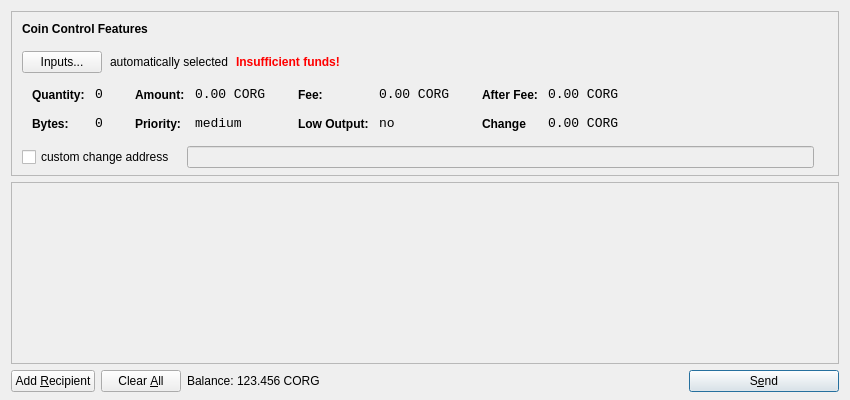
<?xml version="1.0" encoding="UTF-8"?>
<ui version="4.0">
 <class>SendCoinsDialog</class>
 <widget class="QDialog" name="SendCoinsDialog">
  <property name="geometry">
   <rect>
    <x>0</x>
    <y>0</y>
    <width>850</width>
    <height>400</height>
   </rect>
  </property>
  <property name="windowTitle">
   <string>Send Coins</string>
  </property>
  <layout class="QVBoxLayout" name="verticalLayout" stretch="0,1,0">
   <property name="bottomMargin">
    <number>8</number>
   </property>
   <item>
    <widget class="QFrame" name="frameCoinControl">
     <property name="sizePolicy">
      <sizepolicy hsizetype="Expanding" vsizetype="Expanding">
       <horstretch>0</horstretch>
       <verstretch>0</verstretch>
      </sizepolicy>
     </property>
     <property name="maximumSize">
      <size>
       <width>16777215</width>
       <height>16777215</height>
      </size>
     </property>
     <property name="frameShape">
      <enum>QFrame::StyledPanel</enum>
     </property>
     <property name="frameShadow">
      <enum>QFrame::Sunken</enum>
     </property>
     <layout class="QVBoxLayout" name="verticalLayoutCoinControl2">
      <property name="spacing">
       <number>-1</number>
      </property>
      <property name="leftMargin">
       <number>0</number>
      </property>
      <property name="topMargin">
       <number>0</number>
      </property>
      <property name="rightMargin">
       <number>0</number>
      </property>
      <property name="bottomMargin">
       <number>6</number>
      </property>
      <item>
       <layout class="QVBoxLayout" name="verticalLayoutCoinControl" stretch="0,0,0,0,1">
        <property name="spacing">
         <number>0</number>
        </property>
        <property name="leftMargin">
         <number>10</number>
        </property>
        <property name="topMargin">
         <number>10</number>
        </property>
        <item>
         <layout class="QHBoxLayout" name="horizontalLayoutCoinControl1">
          <property name="bottomMargin">
           <number>15</number>
          </property>
          <item>
           <widget class="QLabel" name="labelCoinControlFeatures">
            <property name="sizePolicy">
             <sizepolicy hsizetype="Preferred" vsizetype="Maximum">
              <horstretch>0</horstretch>
              <verstretch>0</verstretch>
             </sizepolicy>
            </property>
            <property name="font">
             <font>
              <weight>75</weight>
              <bold>true</bold>
             </font>
            </property>
            <property name="styleSheet">
             <string notr="true">font-weight:bold;</string>
            </property>
            <property name="text">
             <string>Coin Control Features</string>
            </property>
           </widget>
          </item>
         </layout>
        </item>
        <item>
         <layout class="QHBoxLayout" name="horizontalLayoutCoinControl2" stretch="0,0,0,0">
          <property name="spacing">
           <number>8</number>
          </property>
          <property name="bottomMargin">
           <number>10</number>
          </property>
          <item>
           <widget class="QPushButton" name="pushButtonCoinControl">
            <property name="styleSheet">
             <string notr="true"/>
            </property>
            <property name="text">
             <string>Inputs...</string>
            </property>
           </widget>
          </item>
          <item>
           <widget class="QLabel" name="labelCoinControlAutomaticallySelected">
            <property name="text">
             <string>automatically selected</string>
            </property>
            <property name="margin">
             <number>5</number>
            </property>
           </widget>
          </item>
          <item>
           <widget class="QLabel" name="labelCoinControlInsuffFunds">
            <property name="font">
             <font>
              <weight>75</weight>
              <bold>true</bold>
             </font>
            </property>
            <property name="styleSheet">
             <string notr="true">color:red;font-weight:bold;</string>
            </property>
            <property name="text">
             <string>Insufficient funds!</string>
            </property>
            <property name="margin">
             <number>5</number>
            </property>
           </widget>
          </item>
          <item>
           <spacer name="horizontalSpacerCoinControl">
            <property name="orientation">
             <enum>Qt::Horizontal</enum>
            </property>
            <property name="sizeHint" stdset="0">
             <size>
              <width>40</width>
              <height>1</height>
             </size>
            </property>
           </spacer>
          </item>
         </layout>
        </item>
        <item>
         <widget class="QWidget" name="widgetCoinControl" native="true">
          <property name="sizePolicy">
           <sizepolicy hsizetype="Preferred" vsizetype="Preferred">
            <horstretch>0</horstretch>
            <verstretch>0</verstretch>
           </sizepolicy>
          </property>
          <property name="minimumSize">
           <size>
            <width>0</width>
            <height>0</height>
           </size>
          </property>
          <property name="styleSheet">
           <string notr="true"/>
          </property>
          <layout class="QHBoxLayout" name="horizontalLayoutCoinControl5">
           <property name="margin">
            <number>0</number>
           </property>
           <item>
            <layout class="QHBoxLayout" name="horizontalLayoutCoinControl3" stretch="0,0,0,1">
             <property name="spacing">
              <number>20</number>
             </property>
             <property name="topMargin">
              <number>0</number>
             </property>
             <property name="bottomMargin">
              <number>10</number>
             </property>
             <item>
              <layout class="QFormLayout" name="formLayoutCoinControl1">
               <property name="horizontalSpacing">
                <number>10</number>
               </property>
               <property name="verticalSpacing">
                <number>14</number>
               </property>
               <property name="leftMargin">
                <number>10</number>
               </property>
               <property name="topMargin">
                <number>4</number>
               </property>
               <property name="rightMargin">
                <number>6</number>
               </property>
               <item row="0" column="0">
                <widget class="QLabel" name="labelCoinControlQuantityText">
                 <property name="styleSheet">
                  <string notr="true">font-weight:bold;</string>
                 </property>
                 <property name="text">
                  <string>Quantity:</string>
                 </property>
                 <property name="margin">
                  <number>0</number>
                 </property>
                </widget>
               </item>
               <item row="0" column="1">
                <widget class="QLabel" name="labelCoinControlQuantity">
                 <property name="font">
                  <font>
                   <family>Monospace</family>
                   <pointsize>10</pointsize>
                  </font>
                 </property>
                 <property name="cursor">
                  <cursorShape>IBeamCursor</cursorShape>
                 </property>
                 <property name="contextMenuPolicy">
                  <enum>Qt::ActionsContextMenu</enum>
                 </property>
                 <property name="text">
                  <string>0</string>
                 </property>
                 <property name="margin">
                  <number>0</number>
                 </property>
                 <property name="textInteractionFlags">
                  <set>Qt::LinksAccessibleByMouse|Qt::TextSelectableByKeyboard|Qt::TextSelectableByMouse</set>
                 </property>
                </widget>
               </item>
               <item row="1" column="0">
                <widget class="QLabel" name="labelCoinControlBytesText">
                 <property name="styleSheet">
                  <string notr="true">font-weight:bold;</string>
                 </property>
                 <property name="text">
                  <string>Bytes:</string>
                 </property>
                </widget>
               </item>
               <item row="1" column="1">
                <widget class="QLabel" name="labelCoinControlBytes">
                 <property name="font">
                  <font>
                   <family>Monospace</family>
                   <pointsize>10</pointsize>
                  </font>
                 </property>
                 <property name="cursor">
                  <cursorShape>IBeamCursor</cursorShape>
                 </property>
                 <property name="contextMenuPolicy">
                  <enum>Qt::ActionsContextMenu</enum>
                 </property>
                 <property name="text">
                  <string>0</string>
                 </property>
                 <property name="textInteractionFlags">
                  <set>Qt::LinksAccessibleByMouse|Qt::TextSelectableByKeyboard|Qt::TextSelectableByMouse</set>
                 </property>
                </widget>
               </item>
              </layout>
             </item>
             <item>
              <layout class="QFormLayout" name="formLayoutCoinControl2">
               <property name="horizontalSpacing">
                <number>10</number>
               </property>
               <property name="verticalSpacing">
                <number>14</number>
               </property>
               <property name="leftMargin">
                <number>6</number>
               </property>
               <property name="topMargin">
                <number>4</number>
               </property>
               <property name="rightMargin">
                <number>6</number>
               </property>
               <item row="0" column="0">
                <widget class="QLabel" name="labelCoinControlAmountText">
                 <property name="styleSheet">
                  <string notr="true">font-weight:bold;</string>
                 </property>
                 <property name="text">
                  <string>Amount:</string>
                 </property>
                 <property name="margin">
                  <number>0</number>
                 </property>
                </widget>
               </item>
               <item row="0" column="1">
                <widget class="QLabel" name="labelCoinControlAmount">
                 <property name="font">
                  <font>
                   <family>Monospace</family>
                   <pointsize>10</pointsize>
                  </font>
                 </property>
                 <property name="cursor">
                  <cursorShape>IBeamCursor</cursorShape>
                 </property>
                 <property name="contextMenuPolicy">
                  <enum>Qt::ActionsContextMenu</enum>
                 </property>
                 <property name="text">
                  <string>0.00 CORG</string>
                 </property>
                 <property name="textInteractionFlags">
                  <set>Qt::LinksAccessibleByMouse|Qt::TextSelectableByKeyboard|Qt::TextSelectableByMouse</set>
                 </property>
                </widget>
               </item>
               <item row="1" column="0">
                <widget class="QLabel" name="labelCoinControlPriorityText">
                 <property name="styleSheet">
                  <string notr="true">font-weight:bold;</string>
                 </property>
                 <property name="text">
                  <string>Priority:</string>
                 </property>
                </widget>
               </item>
               <item row="1" column="1">
                <widget class="QLabel" name="labelCoinControlPriority">
                 <property name="font">
                  <font>
                   <family>Monospace</family>
                   <pointsize>10</pointsize>
                  </font>
                 </property>
                 <property name="cursor">
                  <cursorShape>IBeamCursor</cursorShape>
                 </property>
                 <property name="contextMenuPolicy">
                  <enum>Qt::ActionsContextMenu</enum>
                 </property>
                 <property name="text">
                  <string>medium</string>
                 </property>
                 <property name="textInteractionFlags">
                  <set>Qt::LinksAccessibleByMouse|Qt::TextSelectableByKeyboard|Qt::TextSelectableByMouse</set>
                 </property>
                </widget>
               </item>
              </layout>
             </item>
             <item>
              <layout class="QFormLayout" name="formLayoutCoinControl3">
               <property name="horizontalSpacing">
                <number>10</number>
               </property>
               <property name="verticalSpacing">
                <number>14</number>
               </property>
               <property name="leftMargin">
                <number>6</number>
               </property>
               <property name="topMargin">
                <number>4</number>
               </property>
               <property name="rightMargin">
                <number>6</number>
               </property>
               <item row="0" column="0">
                <widget class="QLabel" name="labelCoinControlFeeText">
                 <property name="styleSheet">
                  <string notr="true">font-weight:bold;</string>
                 </property>
                 <property name="text">
                  <string>Fee:</string>
                 </property>
                 <property name="margin">
                  <number>0</number>
                 </property>
                </widget>
               </item>
               <item row="0" column="1">
                <widget class="QLabel" name="labelCoinControlFee">
                 <property name="font">
                  <font>
                   <family>Monospace</family>
                   <pointsize>10</pointsize>
                  </font>
                 </property>
                 <property name="cursor">
                  <cursorShape>IBeamCursor</cursorShape>
                 </property>
                 <property name="contextMenuPolicy">
                  <enum>Qt::ActionsContextMenu</enum>
                 </property>
                 <property name="text">
                  <string>0.00 CORG</string>
                 </property>
                 <property name="textInteractionFlags">
                  <set>Qt::LinksAccessibleByMouse|Qt::TextSelectableByKeyboard|Qt::TextSelectableByMouse</set>
                 </property>
                </widget>
               </item>
               <item row="1" column="0">
                <widget class="QLabel" name="labelCoinControlLowOutputText">
                 <property name="styleSheet">
                  <string notr="true">font-weight:bold;</string>
                 </property>
                 <property name="text">
                  <string>Low Output:</string>
                 </property>
                </widget>
               </item>
               <item row="1" column="1">
                <widget class="QLabel" name="labelCoinControlLowOutput">
                 <property name="font">
                  <font>
                   <family>Monospace</family>
                   <pointsize>10</pointsize>
                  </font>
                 </property>
                 <property name="cursor">
                  <cursorShape>IBeamCursor</cursorShape>
                 </property>
                 <property name="contextMenuPolicy">
                  <enum>Qt::ActionsContextMenu</enum>
                 </property>
                 <property name="text">
                  <string>no</string>
                 </property>
                 <property name="textInteractionFlags">
                  <set>Qt::LinksAccessibleByMouse|Qt::TextSelectableByKeyboard|Qt::TextSelectableByMouse</set>
                 </property>
                </widget>
               </item>
              </layout>
             </item>
             <item>
              <layout class="QFormLayout" name="formLayoutCoinControl4">
               <property name="horizontalSpacing">
                <number>10</number>
               </property>
               <property name="verticalSpacing">
                <number>14</number>
               </property>
               <property name="leftMargin">
                <number>6</number>
               </property>
               <property name="topMargin">
                <number>4</number>
               </property>
               <property name="rightMargin">
                <number>6</number>
               </property>
               <item row="0" column="0">
                <widget class="QLabel" name="labelCoinControlAfterFeeText">
                 <property name="styleSheet">
                  <string notr="true">font-weight:bold;</string>
                 </property>
                 <property name="text">
                  <string>After Fee:</string>
                 </property>
                 <property name="margin">
                  <number>0</number>
                 </property>
                </widget>
               </item>
               <item row="0" column="1">
                <widget class="QLabel" name="labelCoinControlAfterFee">
                 <property name="font">
                  <font>
                   <family>Monospace</family>
                   <pointsize>10</pointsize>
                  </font>
                 </property>
                 <property name="cursor">
                  <cursorShape>IBeamCursor</cursorShape>
                 </property>
                 <property name="contextMenuPolicy">
                  <enum>Qt::ActionsContextMenu</enum>
                 </property>
                 <property name="text">
                  <string>0.00 CORG</string>
                 </property>
                 <property name="textInteractionFlags">
                  <set>Qt::LinksAccessibleByMouse|Qt::TextSelectableByKeyboard|Qt::TextSelectableByMouse</set>
                 </property>
                </widget>
               </item>
               <item row="1" column="0">
                <widget class="QLabel" name="labelCoinControlChangeText">
                 <property name="styleSheet">
                  <string notr="true">font-weight:bold;</string>
                 </property>
                 <property name="text">
                  <string>Change</string>
                 </property>
                </widget>
               </item>
               <item row="1" column="1">
                <widget class="QLabel" name="labelCoinControlChange">
                 <property name="font">
                  <font>
                   <family>Monospace</family>
                   <pointsize>10</pointsize>
                  </font>
                 </property>
                 <property name="cursor">
                  <cursorShape>IBeamCursor</cursorShape>
                 </property>
                 <property name="contextMenuPolicy">
                  <enum>Qt::ActionsContextMenu</enum>
                 </property>
                 <property name="text">
                  <string>0.00 CORG</string>
                 </property>
                 <property name="textInteractionFlags">
                  <set>Qt::LinksAccessibleByMouse|Qt::TextSelectableByKeyboard|Qt::TextSelectableByMouse</set>
                 </property>
                </widget>
               </item>
              </layout>
             </item>
            </layout>
           </item>
          </layout>
         </widget>
        </item>
        <item>
         <layout class="QHBoxLayout" name="horizontalLayoutCoinControl4" stretch="0,0,0">
          <property name="spacing">
           <number>12</number>
          </property>
          <property name="sizeConstraint">
           <enum>QLayout::SetDefaultConstraint</enum>
          </property>
          <property name="topMargin">
           <number>5</number>
          </property>
          <property name="rightMargin">
           <number>5</number>
          </property>
          <item>
           <widget class="QCheckBox" name="checkBoxCoinControlChange">
            <property name="text">
             <string>custom change address</string>
            </property>
           </widget>
          </item>
          <item>
           <widget class="QLineEdit" name="lineEditCoinControlChange">
            <property name="enabled">
             <bool>false</bool>
            </property>
            <property name="sizePolicy">
             <sizepolicy hsizetype="Expanding" vsizetype="Fixed">
              <horstretch>0</horstretch>
              <verstretch>0</verstretch>
             </sizepolicy>
            </property>
           </widget>
          </item>
          <item>
           <widget class="QLabel" name="labelCoinControlChangeLabel">
            <property name="sizePolicy">
             <sizepolicy hsizetype="Preferred" vsizetype="Expanding">
              <horstretch>0</horstretch>
              <verstretch>0</verstretch>
             </sizepolicy>
            </property>
            <property name="minimumSize">
             <size>
              <width>0</width>
              <height>0</height>
             </size>
            </property>
            <property name="text">
             <string/>
            </property>
            <property name="margin">
             <number>3</number>
            </property>
           </widget>
          </item>
         </layout>
        </item>
        <item>
         <spacer name="verticalSpacerCoinControl">
          <property name="orientation">
           <enum>Qt::Vertical</enum>
          </property>
          <property name="sizeHint" stdset="0">
           <size>
            <width>800</width>
            <height>1</height>
           </size>
          </property>
         </spacer>
        </item>
       </layout>
      </item>
     </layout>
    </widget>
   </item>
   <item>
    <widget class="QScrollArea" name="scrollArea">
     <property name="widgetResizable">
      <bool>true</bool>
     </property>
     <widget class="QWidget" name="scrollAreaWidgetContents">
      <property name="geometry">
       <rect>
        <x>0</x>
        <y>0</y>
        <width>830</width>
        <height>165</height>
       </rect>
      </property>
      <layout class="QVBoxLayout" name="verticalLayout_2">
       <property name="margin">
        <number>0</number>
       </property>
       <item>
        <layout class="QVBoxLayout" name="entries">
         <property name="spacing">
          <number>6</number>
         </property>
        </layout>
       </item>
       <item>
        <spacer name="verticalSpacer">
         <property name="orientation">
          <enum>Qt::Vertical</enum>
         </property>
         <property name="sizeHint" stdset="0">
          <size>
           <width>20</width>
           <height>40</height>
          </size>
         </property>
        </spacer>
       </item>
      </layout>
     </widget>
    </widget>
   </item>
   <item>
    <layout class="QHBoxLayout" name="horizontalLayout">
     <item>
      <widget class="QPushButton" name="addButton">
       <property name="toolTip">
        <string>Send to multiple recipients at once</string>
       </property>
       <property name="text">
        <string>Add &amp;Recipient</string>
       </property>
       <property name="icon">
        <iconset resource="../bitcoin.qrc">
         <normaloff>:/icons/add</normaloff>:/icons/add</iconset>
       </property>
       <property name="autoDefault">
        <bool>false</bool>
       </property>
      </widget>
     </item>
     <item>
      <widget class="QPushButton" name="clearButton">
       <property name="sizePolicy">
        <sizepolicy hsizetype="Minimum" vsizetype="Fixed">
         <horstretch>0</horstretch>
         <verstretch>0</verstretch>
        </sizepolicy>
       </property>
       <property name="toolTip">
        <string>Remove all transaction fields</string>
       </property>
       <property name="text">
        <string>Clear &amp;All</string>
       </property>
       <property name="icon">
        <iconset resource="../bitcoin.qrc">
         <normaloff>:/icons/remove</normaloff>:/icons/remove</iconset>
       </property>
       <property name="autoRepeatDelay">
        <number>300</number>
       </property>
       <property name="autoDefault">
        <bool>false</bool>
       </property>
      </widget>
     </item>
     <item>
      <layout class="QHBoxLayout" name="horizontalLayout_2">
       <property name="spacing">
        <number>3</number>
       </property>
       <item>
        <widget class="QLabel" name="label">
         <property name="sizePolicy">
          <sizepolicy hsizetype="Preferred" vsizetype="Fixed">
           <horstretch>0</horstretch>
           <verstretch>0</verstretch>
          </sizepolicy>
         </property>
         <property name="text">
          <string>Balance:</string>
         </property>
        </widget>
       </item>
       <item>
        <widget class="QLabel" name="labelBalance">
         <property name="sizePolicy">
          <sizepolicy hsizetype="Preferred" vsizetype="Fixed">
           <horstretch>0</horstretch>
           <verstretch>0</verstretch>
          </sizepolicy>
         </property>
         <property name="cursor">
          <cursorShape>IBeamCursor</cursorShape>
         </property>
         <property name="text">
          <string>123.456 CORG</string>
         </property>
         <property name="textInteractionFlags">
          <set>Qt::LinksAccessibleByMouse|Qt::TextSelectableByKeyboard|Qt::TextSelectableByMouse</set>
         </property>
        </widget>
       </item>
      </layout>
     </item>
     <item>
      <spacer name="horizontalSpacer">
       <property name="orientation">
        <enum>Qt::Horizontal</enum>
       </property>
       <property name="sizeHint" stdset="0">
        <size>
         <width>40</width>
         <height>20</height>
        </size>
       </property>
      </spacer>
     </item>
     <item>
      <widget class="QPushButton" name="sendButton">
       <property name="minimumSize">
        <size>
         <width>150</width>
         <height>0</height>
        </size>
       </property>
       <property name="toolTip">
        <string>Confirm the send action</string>
       </property>
       <property name="text">
        <string>S&amp;end</string>
       </property>
       <property name="icon">
        <iconset resource="../bitcoin.qrc">
         <normaloff>:/icons/send</normaloff>:/icons/send</iconset>
       </property>
       <property name="default">
        <bool>true</bool>
       </property>
      </widget>
     </item>
    </layout>
   </item>
  </layout>
 </widget>
 <resources>
  <include location="../bitcoin.qrc"/>
 </resources>
 <connections/>
</ui>
